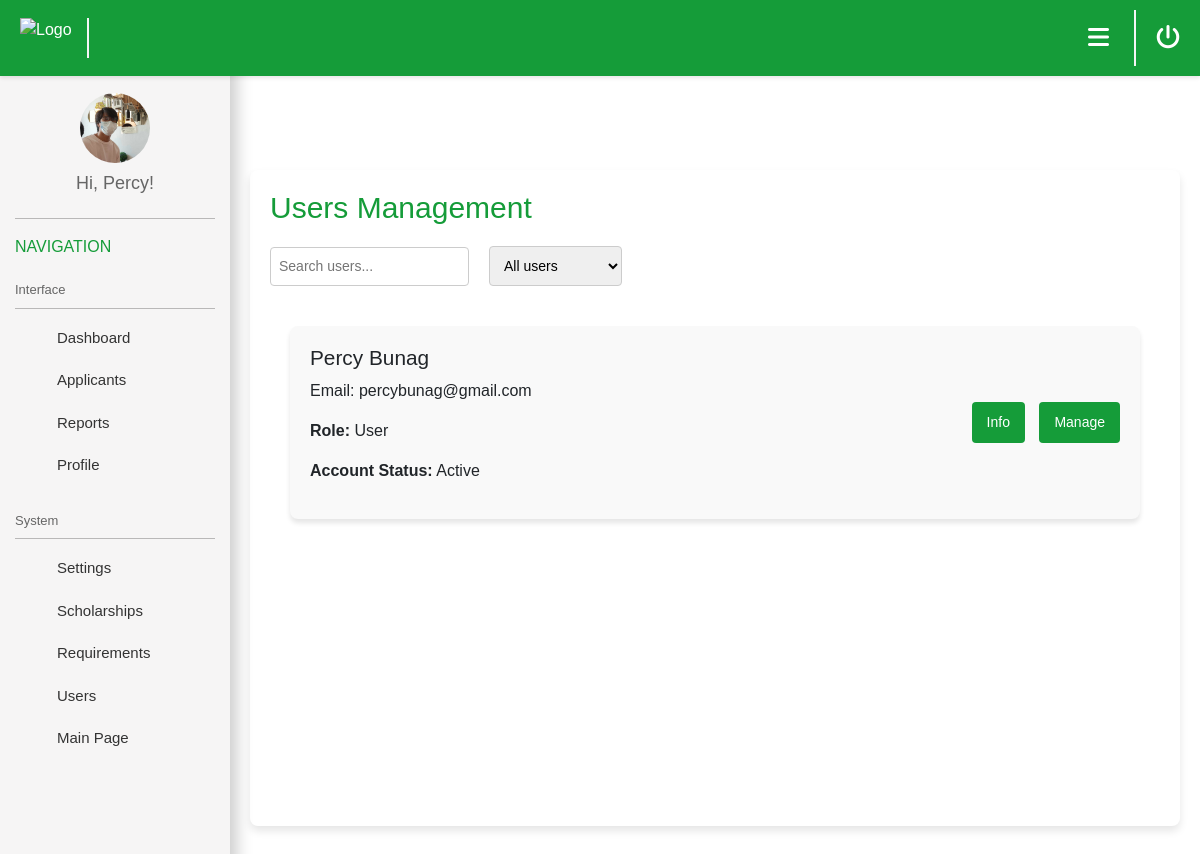
Screenshot of /admin/users.php (signed in) with the database file from the repository.
### tables this page shows
CREATE TABLE `users` (
  `id` int(11) NOT NULL,
  `email` varchar(255) NOT NULL,
  `password` varchar(255) NOT NULL,
  `created_at` timestamp NOT NULL DEFAULT current_timestamp(),
  `role` varchar(50) NOT NULL,
  `acc_status` varchar(50) NOT NULL
);

CREATE TABLE `user_dp` (
  `id` int(11) NOT NULL,
  `user_id` int(11) NOT NULL,
  `image_path` varchar(255) NOT NULL
);

CREATE TABLE `personal_info` (
  `id` int(11) NOT NULL,
  `user_id` int(11) DEFAULT NULL,
  `first_name` varchar(100) NOT NULL,
  `middle_name` varchar(100) NOT NULL,
  `last_name` varchar(100) NOT NULL,
  `unit_floor` varchar(100) NOT NULL,
  `street_subdivision` varchar(255) NOT NULL,
  `barangay` varchar(100) NOT NULL,
  `date_of_birth` date NOT NULL,
  `contact_number` varchar(20) NOT NULL,
  `gender` enum('Male','Female','Other') NOT NULL
);

### assets/scripts/admin/logged_details.php (called while the page is built, shortened)
<?php
include '../assets/scripts/connection/db_conn.php';
$user_id = $_SESSION['user_id'];
$stmt = $pdo->prepare("
    SELECT
        u.id, u.email, u.role, u.acc_status, u.created_at,
        p.first_name, p.middle_name, p.last_name, p.unit_floor, p.street_subdivision, p.barangay, p.date_of_birth, p.contact_number, p.gender,
        d.image_path
    FROM
        users u
    LEFT JOIN
        personal_info p ON u.id = p.user_id
    LEFT JOIN
        user_dp d ON u.id = d.user_id
    WHERE
        u.id = :user_id
");
$stmt->bindParam(':user_id', $user_id);
$stmt->execute();
$detail = $stmt->fetch(PDO::FETCH_ASSOC);
$image_path = $detail['image_path'] ? $detail['image_path'] : 'default.jpg';
$full_image_path = "../assets/scripts/uploads/profile_images/" . $image_path;
?>

### assets/scripts/admin/script_adminusers.php (called while the page is built)
<?php
include 'logged_details.php';
?>

### admin/users.php (the view, shortened to what this page needs)
<?php
    include '../assets/scripts/admin/script_adminusers.php';
?>
<!DOCTYPE html>
<html lang="en">
<head>
    <link rel="stylesheet" href="https://cdnjs.cloudflare.com/ajax/libs/font-awesome/6.0.0-beta3/css/all.min.css">
    <link href="https://cdn.jsdelivr.net/npm/bootstrap@5.3.3/dist/css/bootstrap.min.css" rel="stylesheet">
    <link rel="stylesheet" href="../assets/css/adminusers.css">
</head>
<body>
    <header>
        <img src="../assets/img/Ph_seal_Imus.png" alt="Logo" class="header-logo">
        <div class="header-button-container">
            <button class="nav-btn" id="toggle-btn">
                <i class="fas fa-bars"></i>
            </button>
            <form action="../assets/scripts/logout.php" method="post" style="display: inline;">
                <button type="submit" class="logout-button">
                    <i class="fas fa-power-off"></i>
                </button>
            </form>
        </div>
    </header>
    <div class="side-nav" id="side-nav">
        <div class="side-bar-img mt-2">
            <img src="<?php echo htmlspecialchars($full_image_path); ?>" class="rounded-circle" width="70px" alt="">
        </div>
        <h5>Hi, <?php echo htmlspecialchars($detail['first_name']); ?>!</h5>
        <hr>
        <h3>NAVIGATION</h3>
        <br>
        <div class="section-title">Interface</div>
        <hr>
        <a href="dashboard.php" id="dashboard-link">
            <ion-icon name="speedometer-outline"></ion-icon>Dashboard
        </a>
        <a href="adminapplicants.php" id="applicants-link">
            <ion-icon name="people-outline"></ion-icon>Applicants
        </a>
        <a href="adminreports.php" id="reports-link">
            <ion-icon name="document-text-outline"></ion-icon>Reports
        </a>
        <a href="adminprofile.php" id="profile-link">
            <ion-icon name="person-circle-outline"></ion-icon>Profile
        </a>
        <br>
        <div class="section-title">System</div>
        <hr>
        <a href="settings.php" id="settings-link">
            <ion-icon name="settings-outline"></ion-icon>Settings
        </a>
        <a href="#" id="scholarships-link">
            <ion-icon name="school-outline"></ion-icon>Scholarships
        </a>
        <a href="adminrequirements.php" id="requirements-link">
            <ion-icon name="clipboard-outline"></ion-icon>Requirements
        </a>
        <a href="users.php" id="users-link">
            <ion-icon name="people-circle-outline"></ion-icon>Users
        </a>
        <a href="#" id="mainpage-link">
            <ion-icon name="home-outline"></ion-icon>Main Page
        </a>
    </div>
    <div class="main-content" id="main-content">
        <div class="centered-container">
            <div class="user-management-header">
                <h2>Users Management</h2>
                <div class="search-sort-container">
                    <div class="search-bar">
                        <input type="text" placeholder="Search users...">
                    </div>
                    <div class="sort-dropdown">
                        <select>
                            <option value="usertype">All users</option>
                        </select>
                    </div>
                </div>
            </div>
            <div class="scrollable-container">
                <?php
                include '../assets/scripts/connection/db_conn.php';
                $loggedInUserId = $_SESSION['user_id'];
                $sql = "
                    SELECT
                        u.id,
                        u.email,
                        u.role,
                        u.acc_status,
                        p.first_name,
                        p.middle_name,
                        p.last_name,
                        p.date_of_birth,
                        p.gender,
                        p.contact_number,
                        p.unit_floor,
                        p.street_subdivision,
                        p.barangay,
                        dp.image_path
                    FROM users u
                    JOIN personal_info p ON u.id = p.user_id
                    LEFT JOIN user_dp dp ON u.id = dp.user_id";
                $stmt = $pdo->prepare($sql);
                $stmt->execute();
                $users = $stmt->fetchAll(PDO::FETCH_ASSOC);
                foreach ($users as $user) {
                    if ($user['id'] == $loggedInUserId) {
                        continue;
                    }
                    echo '
                    <div class="user-container" data-role="' . htmlspecialchars($user['role']) . '">
                        <div class="user-info">
                            <h4>' . htmlspecialchars($user['first_name']) . ' ' . htmlspecialchars($user['last_name']) . '</h4>
                            <p>Email: ' . htmlspecialchars($user['email']) . '</p>
                            <p><b>Role:</b> <span class="role-value">' . htmlspecialchars($user['role']) . '</span></p>
                            <p><b>Account Status:</b> <span class="accstatus-value">' . htmlspecialchars($user['acc_status']) . '</span></p>
                        </div>
                        <div class="user-buttons">
                            <button class="btn-info" data-bs-toggle="modal" data-bs-target="#profileModal' . htmlspecialchars($user['id']) . '">Info</button>
                            <button class="btn-manage" data-bs-toggle="modal" data-bs-target="#manageModal' . htmlspecialchars($user['id']) . '">Manage</button>
                        </div>
                    </div>
                    <div class="modal fade" id="profileModal' . htmlspecialchars($user['id']) . '" tabindex="-1" aria-labelledby="profileModalLabel' . htmlspecialchars($user['id']) . '" aria-hidden="true">
                                    <h1 class="modal-title" id="profileModalLabel' . htmlspecialchars($user['id']) . '">PROFILE INFORMATION</h1>
                                        <p>First Name: ' . htmlspecialchars($user['first_name']) . '</p>
                                        <p>Middle Name: ' . htmlspecialchars($user['middle_name']) . '</p>
                                        <p>Last Name: ' . htmlspecialchars($user['last_name']) . '</p>
                                        <p>Date of Birth: ' . htmlspecialchars($user['date_of_birth']) . '</p>
                                        <p>Gender: ' . htmlspecialchars($user['gender']) . '</p>
                                        <p>Email Address: ' . htmlspecialchars($user['email']) . '</p>
                                        <p>Contact Number: ' . htmlspecialchars($user['contact_number']) . '</p>
                                        <p>Unit/Floor: ' . htmlspecialchars($user['unit_floor']) . '</p>
                                        <p>Street/Subdivision: ' . htmlspecialchars($user['street_subdivision']) . '</p>
                                        <p>Barangay: ' . htmlspecialchars($user['barangay']) . '</p>
                                        data-id="' . htmlspecialchars($user['id']) . '"
                                        data-firstname="' . htmlspecialchars($user['first_name']) . '"
                                        data-middlename="' . htmlspecialchars($user['middle_name']) . '"
                                        data-lastname="' . htmlspecialchars($user['last_name']) . '"
                                        data-dob="' . htmlspecialchars($user['date_of_birth']) . '"
                                        data-gender="' . htmlspecialchars($user['gender']) . '"
                                        data-email="' . htmlspecialchars($user['email']) . '"
                                        data-contact="' . htmlspecialchars($user['contact_number']) . '"
                                        data-unit="' . htmlspecialchars($user['unit_floor']) . '"
                                        data-streetsubdivision="' . htmlspecialchars($user['street_subdivision']) . '"
                                        data-barangay="' . htmlspecialchars($user['barangay']) . '"
                    </div>
                    <div class="modal fade" id="manageModal' . htmlspecialchars($user['id']) . '" tabindex="-1" aria-labelledby="manageModalLabel' . htmlspecialchars($user['id']) . '" aria-hidden="true">
                                    <h1 class="modal-title" id="manageModalLabel' . htmlspecialchars($user['id']) . '">Manage User Role</h1>
                                    <form id="manageRoleForm' . htmlspecialchars($user['id']) . '" method="POST" action="../assets/scripts/admin/update_users.php">
                                        <input type="hidden" name="user_id" value="' . htmlspecialchars($user['id']) . '">
                                            <label for="roleSelect' . htmlspecialchars($user['id']) . '" class="form-label">Select Role</label>
                                            <select class="form-select" id="roleSelect' . htmlspecialchars($user['id']) . '" name="role" required>
                                                <option value="User"' . ($user['role'] == 'User' ? ' selected' : '') . '>User</option>
                                                <option value="Admin"' . ($user['role'] == 'Admin' ? ' selected' : '') . '>Admin</option>
                                                <option value="System Admin"' . ($user['role'] == 'System Admin' ? ' selected' : '') . '>System Admin</option>
                                            </select>
                                            <label for="statusSelect' . htmlspecialchars($user['id']) . '" class="form-label">Account Status:</label>
                                            <select class="form-select" id="statusSelect' . htmlspecialchars($user['id']) . '" name="status" required>
                                                <option value="Active"' . ($user['acc_status'] == 'Active' ? ' selected' : '') . '>Active</option>
                                                <option value="Inactive"' . ($user['acc_status'] == 'Inactive' ? ' selected' : '') . '>Inactive</option>
                                            </select>
                                    </form>
                    </div>';
                }
                ?>
            </div>
        </div>
    </div>
</body>
</html>

### assets/css/adminusers.css (style rules this page uses)
body { margin: 0; font-family: 'Montserrat', sans-serif; overflow-x: hidden; padding-top: 70px; transition: margin-left 0.3s ease; }
header { position: fixed; top: 0; left: 0; width: 100%; background-color: #159C39; color: #fff; padding: 10px 20px; display: flex; align-items: center; justify-content: space-between; box-shadow: 0 2px 4px rgba(0, 0, 0, 0.1); z-index: 1000; }
.header-logo { height: 40px; border-right: 2px solid #f5f5f5; padding-right: 15px; display: flex; align-items: center; }
.header-button-container { display: flex; align-items: center; }
.nav-btn, .logout-button { background-color: transparent; border: none; font-size: 24px; cursor: pointer; color: #fff; padding: 10px; transition: color 0.3s; margin-right: -40px; }
.logout-button { border-left: 2px solid #f5f5f5; padding-right: 40px; padding-left: 20px; }
.nav-btn { margin-right: 15px; }
.side-nav { height: 100%; width: 230px; position: fixed; top: 0; left: 0; background-color: #F6F5F5; box-shadow: 2px 0 15px 5px rgba(0, 0, 0, 0.2); display: flex; flex-direction: column; align-items: flex-start; padding: 15px; transition: transform 0.3s ease; transform: translateX(0); z-index: 1; box-sizing: border-box; }
.side-nav h3 { font-size: 16px; margin: 0; padding-top: 10px; color: #159C39; text-align: left; width: 100%; }
.side-nav hr { width: 100%; border: none; border-top: 1px solid black; margin: 8px 0; }
.side-nav .section-title { font-size: 13px; color: #666; text-align: left; width: 100%; }
.side-nav a { font-size: 15px; color: #333; text-decoration: none; width: 100%; padding: 10px; display: flex; align-items: center; transition: background-color 0.3s, color 0.3s; box-sizing: border-box; }
.side-nav .side-bar-img { align-items: end; justify-content: center; display: flex; width: 100%; }
.side-nav h5 { font-size: 18px; margin: 0; padding-top: 10px; color: #666; text-align: center; width: 100%; margin-bottom: 15px; }
.rounded-circle { margin-top: 70px; }
.main-content { margin-left: 230px; position: relative; padding: 20px; transition: margin-left 0.3s ease; }
.centered-container { max-width: 1200px; margin: 80px auto 20px; padding: 20px; background-color: #fff; border-radius: 8px; box-shadow: 0 5px 8px rgba(0, 0, 0, 0.1); position: relative; }
.scrollable-container { height: 500px; border: none; padding: 20px; overflow-y: auto; background-color: #fff; border-radius: 10px; }
.user-container { display: flex; justify-content: space-between; align-items: center; padding: 20px; background-color: #f9f9f9; border-radius: 8px; box-shadow: 0 4px 5px rgba(0, 0, 0, 0.1); margin-bottom: 15px; }
.user-container button { background-color: #159C39; border: none; color: #fff; padding: 10px 15px; font-size: 14px; cursor: pointer; border-radius: 4px; transition: background-color 0.3s; }
.user-info h4 { font-size: 1.3rem; }
.user-container .btn-info { margin-right: 10px; }
.user-management-header h2 { margin: 0; font-size: 30px; color: #159C39; }
.search-sort-container { display: flex; align-items: center; gap: 10px; }
.search-bar input { padding: 8px; font-size: 14px; border: 1px solid #ccc; border-radius: 4px; margin-bottom: 20px; margin-top: 20px; }
.sort-dropdown select { padding: 10px; font-size: 14px; border: 1px solid #ccc; border-radius: 4px; margin-bottom: 20px; margin-left: 10px; margin-top: 20px; }

### rows the page displays
users: user_dp.image_path (picture), personal_info.first_name "Percy"
personal_info: first_name "Percy", last_name "Bunag", user.email "percybunag@gmail.com", user.role "User", user.acc_status "Active"
